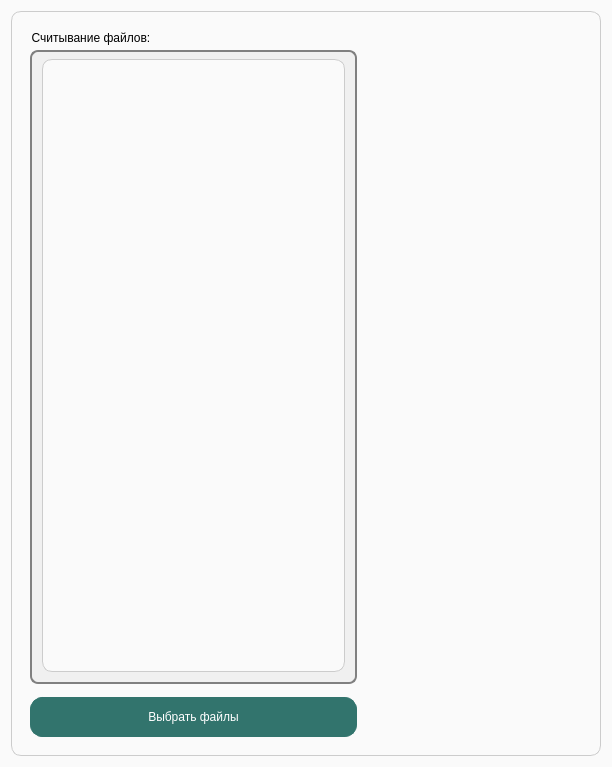
<?xml version="1.0" encoding="UTF-8"?>
<ui version="4.0">
 <class>ReadWidget</class>
 <widget class="QWidget" name="ReadWidget">
  <property name="geometry">
   <rect>
    <x>0</x>
    <y>0</y>
    <width>612</width>
    <height>767</height>
   </rect>
  </property>
  <property name="windowTitle">
   <string>Form</string>
  </property>
  <property name="styleSheet">
   <string notr="true">QWidget {
  background-color: #fafafa;
}

QLabel {
  color: #2c3e50; /* Цвет текста */
  font-weight: 400; /*  шрифт */
  margin: 10px;
}
/* Заголовок */
QLabel#heading {
  color: #34495e; /* Темно-серый цвет текста */
  font-size: 22px; /* Размер шрифта */
  margin-bottom: 15px; /* Отступ снизу */
}
/* Подзаголовок */
QLabel#subheading {
  color: #95a5a6; /* Светло-серый цвет текста */
  font-size: 13px; /* Размер шрифта для подзаголовка */
  font-weight: 300;
  margin-bottom: 12px;
}
/* Стиль для поля ввода */
QLineEdit {
  border-radius: 10px; /* Закругленные углы */
  border: 1px solid #d5dbdb; /* Светло-серая рамка */
  padding: 10px 20px; /* Отступы внутри поля */
  background-color: #fff;
  font-size: 14px;
  color: #34495e;
}
/* Стиль для поля ввода при фокусе */
QLineEdit:focus {
  border: 1px solid #3498db; /* Синяя рамка при фокусе */
  box-shadow: 0 0 8px rgba(52, 152, 219, 0.4); /*  свечение вокруг поля */
}
/* Подсказка для поля ввода */
QLineEdit::placeholder {
  color: #bdc3c7; /* Светло-серый цвет подсказки */
}

QPushButton {
  background-color: #32746D; /* Фиолетовый фон */
  color: #fff;
  border-radius: 12px;
  border: 1px solid #32746D;
  padding: 12px 25px;  /* Отступы внутри кнопки */
  margin-top: 18px;/* Отступ сверху */
  outline: none; /* Убирает контур вокруг кнопки */

}

QPushButton:hover,
QPushButton:focus {
  background-color: #285D57;
  border: 1px solid #285D57;
}
</string>
  </property>
  <layout class="QVBoxLayout" name="verticalLayout">
   <item>
    <widget class="QFrame" name="MainFrame">
     <property name="styleSheet">
      <string notr="true">QFrame {
    border: 1px solid #ccc;
    border-radius: 10px; /* Закругляем углы */
    background: #fafafa; /* Цвет фона виджета */
}</string>
     </property>
     <property name="frameShape">
      <enum>QFrame::StyledPanel</enum>
     </property>
     <property name="frameShadow">
      <enum>QFrame::Raised</enum>
     </property>
     <layout class="QHBoxLayout" name="horizontalLayout">
      <item>
       <widget class="QFrame" name="ReadFrame">
        <property name="sizePolicy">
         <sizepolicy hsizetype="MinimumExpanding" vsizetype="MinimumExpanding">
          <horstretch>0</horstretch>
          <verstretch>0</verstretch>
         </sizepolicy>
        </property>
        <property name="minimumSize">
         <size>
          <width>345</width>
          <height>687</height>
         </size>
        </property>
        <property name="maximumSize">
         <size>
          <width>345</width>
          <height>16777215</height>
         </size>
        </property>
        <property name="styleSheet">
         <string notr="true">QFrame{
    border: 0px solid #ccc;
    border-radius: 10px; /* Закругляем углы */
    background: #fafafa; /* Цвет фона виджета */
}</string>
        </property>
        <property name="frameShape">
         <enum>QFrame::StyledPanel</enum>
        </property>
        <property name="frameShadow">
         <enum>QFrame::Raised</enum>
        </property>
        <layout class="QVBoxLayout" name="verticalLayout_3">
         <item>
          <widget class="QGroupBox" name="ReadGB">
           <property name="styleSheet">
            <string notr="true">QGroupBox {
       background: #f0f0f0; 
       border: 2px solid gray;        /* Рамка блока */
       border-radius: 8px;           /* Скругление углов */
       margin-top: 20 px;             /* Отступ заголовка сверху */
   }

   QGroupBox::title {
       subcontrol-origin: margin;    /* Расположение заголовка */
       subcontrol-position: top left; /* Позиция заголовка (сверху слева) */
       padding: 0.5 px;               /* Отступ внутри заголовка */
       color: black;                  /* Цвет текста заголовка */
       font: bold 30 px;              /* Шрифт (жирный, 14px) */
   }
</string>
           </property>
           <property name="title">
            <string>Считывание файлов:</string>
           </property>
           <layout class="QVBoxLayout" name="verticalLayout_2">
            <item>
             <widget class="QListWidget" name="ReadLW">
              <property name="styleSheet">
               <string notr="true">QListWidget {
    border: 1px solid #ccc;
    border-radius: 10px; /* Закругляем углы */
    background: #fafafa; /* Цвет фона виджета */
}

QListWidget::item {
    padding: 5px; /* Отступы для элементов */
}

QListWidget::item:selected {
    background: #addfad; /* Выбранный элемент */
    color: #000;
    border-radius: 10px;
}</string>
              </property>
             </widget>
            </item>
           </layout>
          </widget>
         </item>
         <item>
          <widget class="QPushButton" name="ChooseBtn">
           <property name="styleSheet">
            <string notr="true">QPushButton {
    margin-top: 7px;  /* Поднять на 5px вверх */
}</string>
           </property>
           <property name="text">
            <string>Выбрать файлы</string>
           </property>
          </widget>
         </item>
        </layout>
       </widget>
      </item>
      <item>
       <spacer name="horizontalSpacer">
        <property name="orientation">
         <enum>Qt::Horizontal</enum>
        </property>
        <property name="sizeHint" stdset="0">
         <size>
          <width>40</width>
          <height>20</height>
         </size>
        </property>
       </spacer>
      </item>
     </layout>
    </widget>
   </item>
  </layout>
 </widget>
 <resources/>
 <connections/>
</ui>
